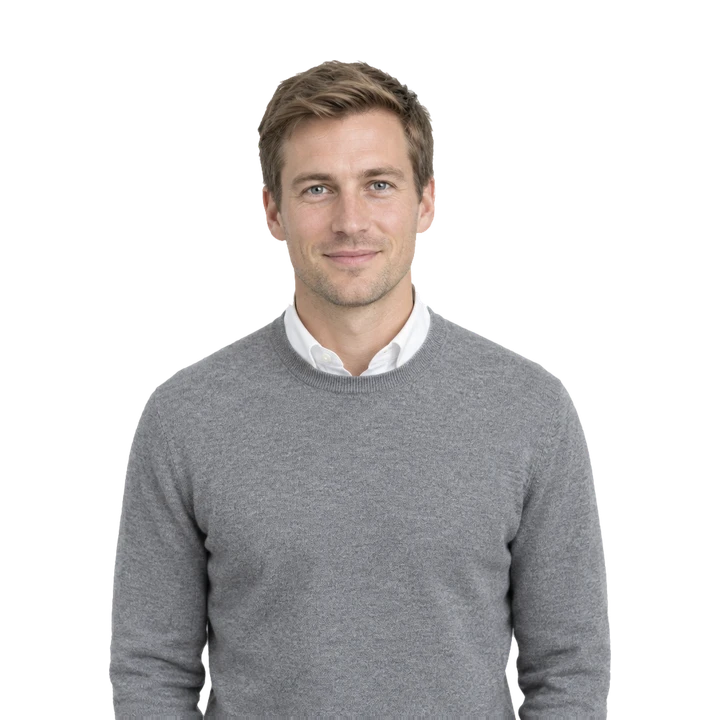
#> input picture src/ext/slideshow/img/buyer3.webp, 720 x 720 px, given in place of buyer4.webp.png, which was not available
$ python shot.py ../src/ext/slideshow/img/buyer3.webp ../src/ext/slideshow/img/buyer4.webp ../src/ext/slideshow/img/buyer4.webp
#> lines starting #> are read from the running program, lines starting #| are printed output that depends on the picture; after the words box and inside, x2 and y2 are one past the last pixel; in counts of white or black regions, pixels touching at a corner belong together
"""Screenshot slides of the built page at 1440x900 and compare with the Figma export.

usage: python -P tools/shot.py web  <port> <lang> key [key ...]     -> proof/web-<key>[-fr].png
       python -P tools/shot.py diff <key> [<key> ...]                 -> proof/pair-<key>.png (figma | web | diff) + score
Figma exports are saved by hand as proof/figma-<key>.png (get_screenshot, 1440 wide).
"""
import os
import sys

import numpy as np
from PIL import Image, ImageChops

HERE = os.path.dirname(os.path.abspath(__file__))
PROOF = os.path.join(os.path.dirname(HERE), "proof")
os.makedirs(PROOF, exist_ok=True)


def web(port, lang, keys, w=1440, h=900):
    from playwright.sync_api import sync_playwright
    with sync_playwright() as p:
        b = p.chromium.launch(channel="chrome", headless=True)
        ctx = b.new_context(viewport={"width": w, "height": h}, reduced_motion="reduce", device_scale_factor=1)
        pg = ctx.new_page()
        errs = []
        pg.on("pageerror", lambda e: errs.append(str(e)))
        pg.on("console", lambda m: errs.append(m.text) if m.type == "error" else None)
        reqs = []
        pg.on("request", lambda r: reqs.append(r.url))
        for k in keys:
            pg.goto("about:blank")
            pg.goto("http://127.0.0.1:%s/?lang=%s&nopreshow=1#%s" % (port, lang, k))
            pg.wait_for_function("window.BNG_DECK && window.BNG_DECK.index >= 0")
            pg.evaluate("document.fonts.ready")
            pg.wait_for_function("Array.from(document.querySelectorAll('.slide:not([hidden]) img')).every(i => i.complete && i.naturalWidth > 0)")  # lazy photos
            pg.wait_for_timeout(250)
            name = "web-%s%s.png" % (k, "-fr" if lang == "fr" else "")
            pg.screenshot(path=os.path.join(PROOF, name))
            print("shot", name)
        off = [u for u in reqs if not u.startswith("http://127.0.0.1:%s" % port) and not u.startswith("data:")]
        print("errors:", errs, "| off-origin requests:", off)
        b.close()


def diff(keys):
    for k in keys:
        a = Image.open(os.path.join(PROOF, "figma-%s.png" % k)).convert("RGB")
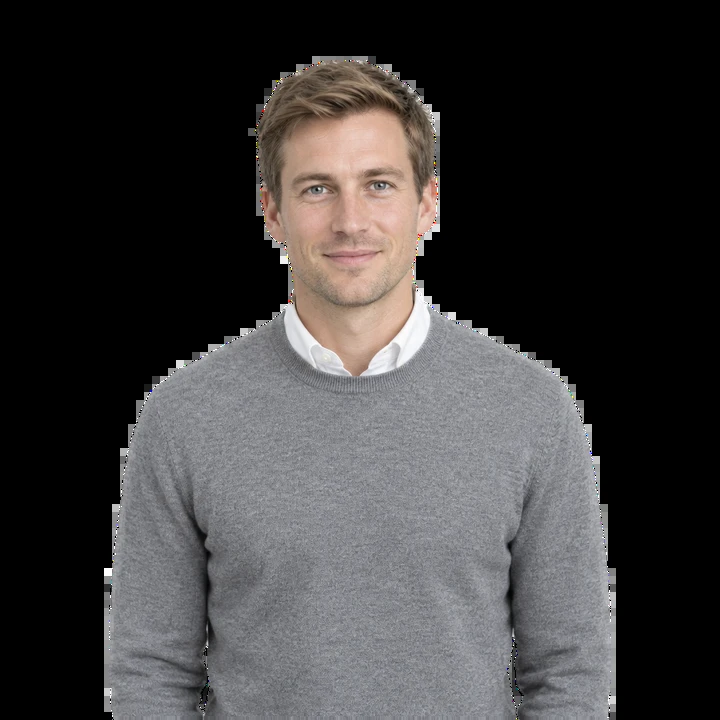
#> a: PIL image 720x720 RGB; mean R, G, B 61, 59.1, 59.2
        b = Image.open(os.path.join(PROOF, "web-%s.png" % k)).convert("RGB")
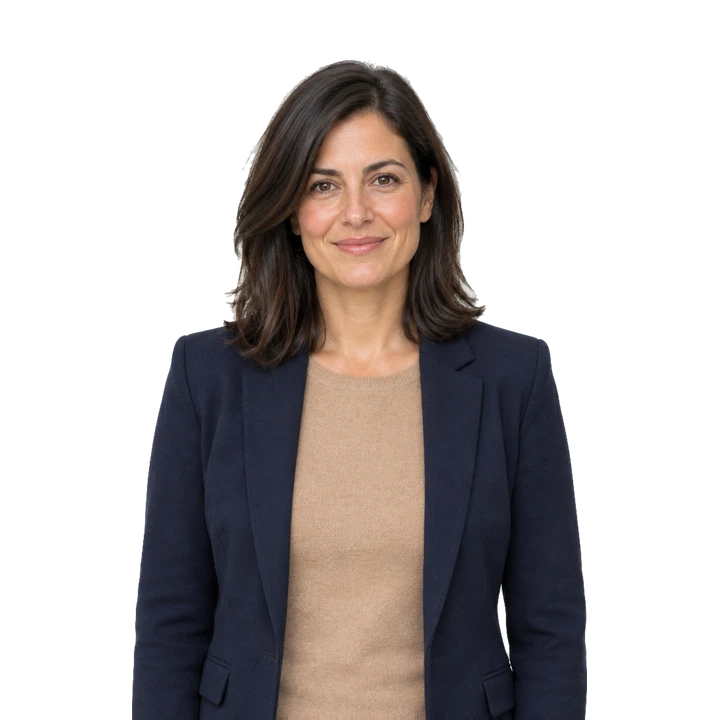
#> input picture src/ext/slideshow/img/buyer4.webp, 720 x 720 px, given in place of buyer4.webp.png, which was not available
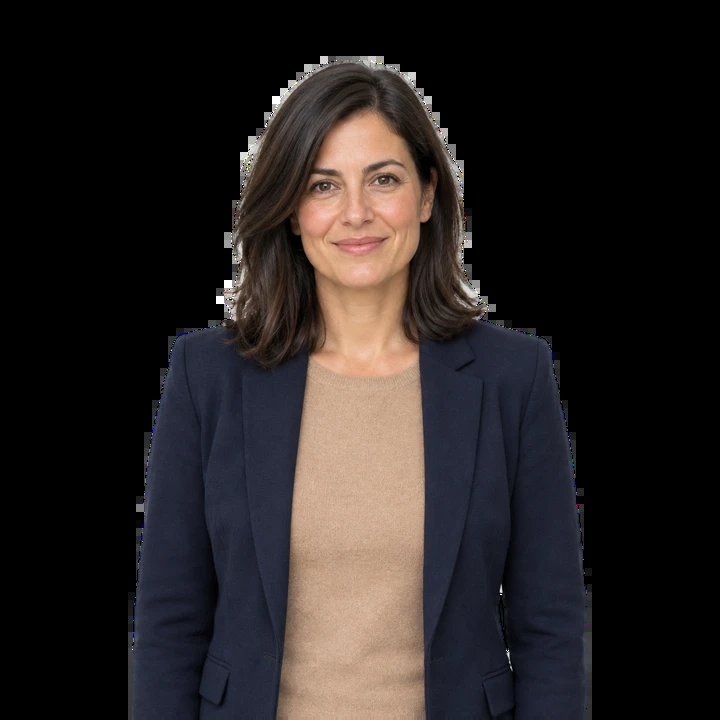
#> b: PIL image 720x720 RGB; mean R, G, B 39.5, 34.3, 33.5
        if a.size != b.size:
            a = a.resize(b.size)
        d = ImageChops.difference(a, b)
        arr = np.asarray(d).astype(np.int16).max(axis=2)
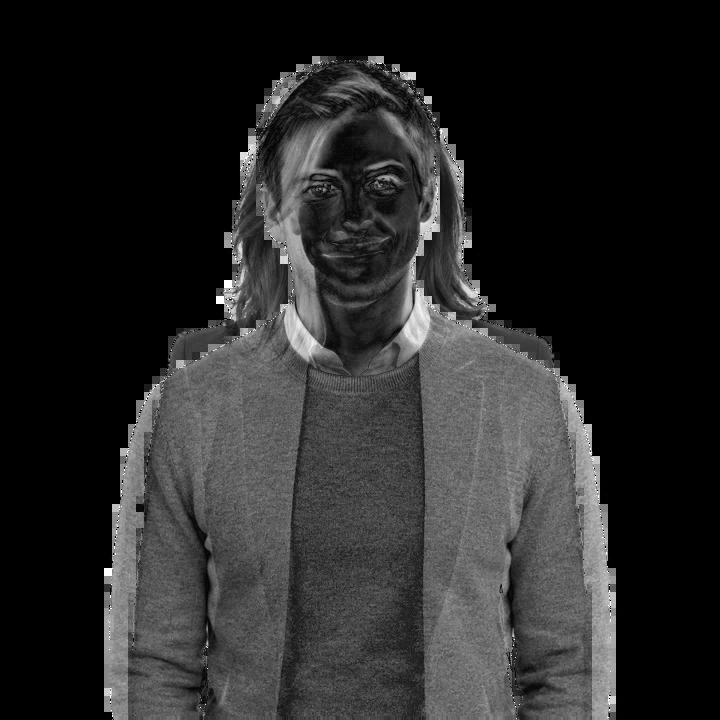
#> arr: shape (720, 720) int16; min 0, max 255, mean 40.5
        bad = (arr > 24)
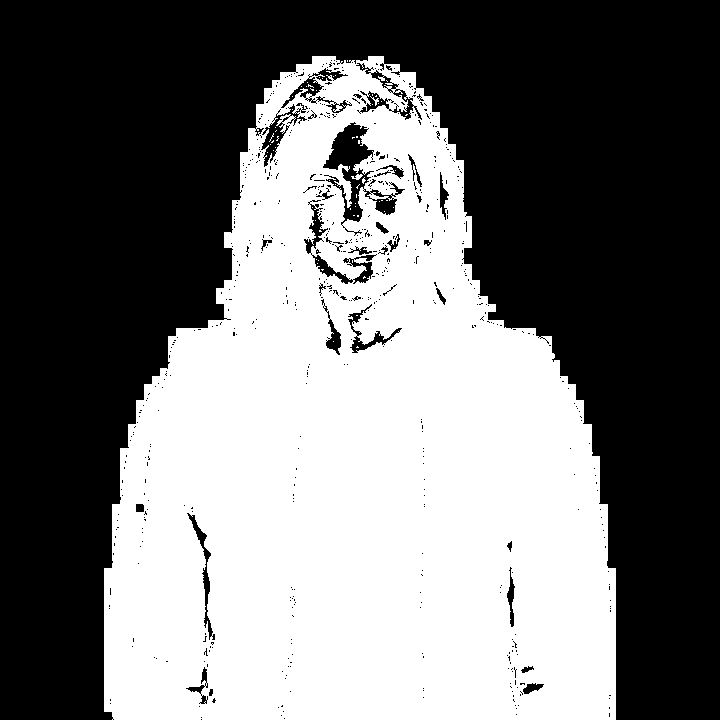
#> bad: shape (720, 720) bool; 45.2% white; 67 white regions (64 under 20 px), largest, box (x1, y1, x2, y2) and area: (104, 56, 616, 720) 234319, (351, 174, 363, 180) 39, (370, 96, 379, 106) 27
        print("%s: %.3f%% pixels differ by >24 (mean %.2f)" % (k, bad.mean() * 100, arr.mean()))
#| ../src/ext/slideshow/img/buyer4.webp: 45.245% pixels differ by >24 (mean 40.47)
        vis = Image.fromarray(np.where(bad, 0, 255).astype(np.uint8)).convert("RGB")
        sheet = Image.new("RGB", (a.width * 3 // 2, a.height // 2 * 2 // 1), (255, 255, 255))
#> sheet: PIL image 1080x720 RGB; every value is 255
        half = (a.width // 2, a.height // 2)
#> half = (360, 360)
        sheet = Image.new("RGB", (half[0] * 3, half[1]), (255, 255, 255))
#> sheet: PIL image 1080x360 RGB; every value is 255
        sheet.paste(a.resize(half), (0, 0))
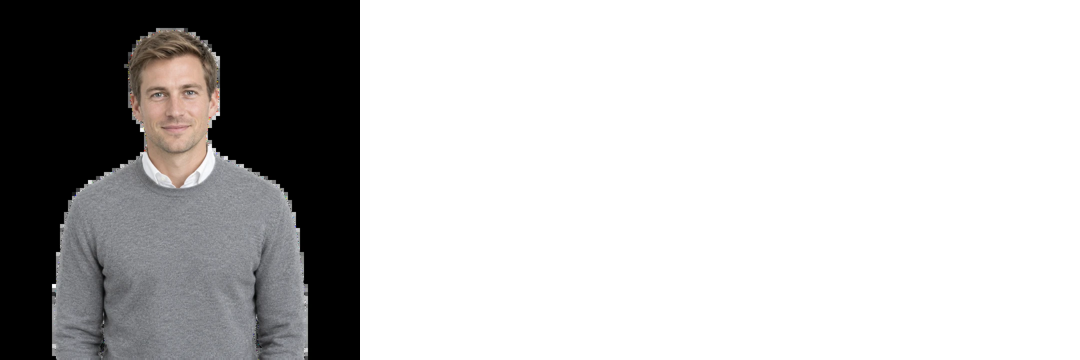
#> sheet: PIL image 1080x360 RGB; mean R, G, B 190.3, 189.7, 189.7
        sheet.paste(b.resize(half), (half[0], 0))
        sheet.paste(vis.resize(half), (half[0] * 2, 0))
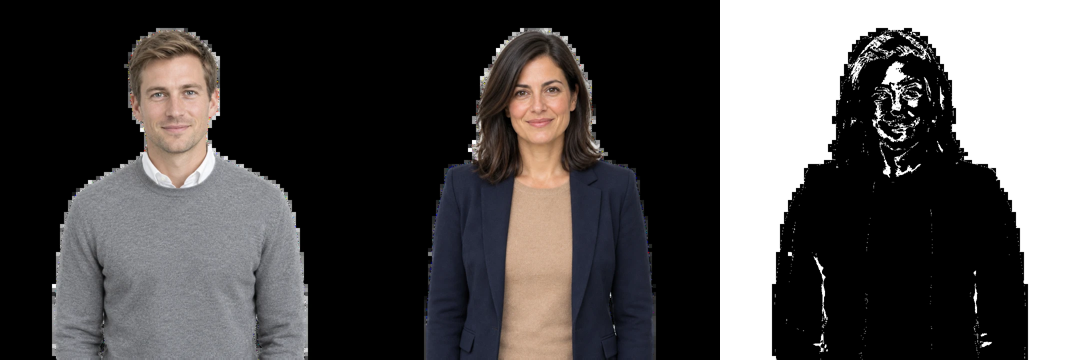
#> sheet: PIL image 1080x360 RGB; mean R, G, B 80.1, 77.7, 77.5
        sheet.save(os.path.join(PROOF, "pair-%s.png" % k))


if __name__ == "__main__":
    if sys.argv[1] == "web":
        web(sys.argv[2], sys.argv[3], sys.argv[4:])
    else:
        diff(sys.argv[2:])
